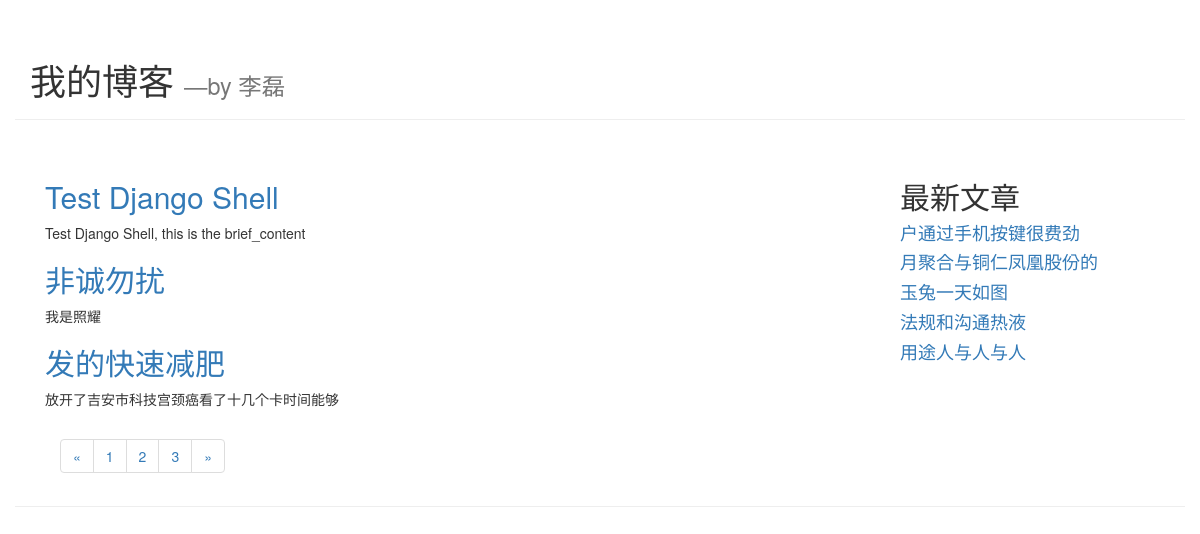
The page /blog/index/ on the database its author committed.
### blog/models.py (models this page shows, shortened)
class Article(models.Model):
    article_id = models.AutoField(primary_key=True)
    title = models.TextField()
    brief_content = models.TextField()
    content = models.TextField()
    publish_date = models.DateTimeField(auto_now=True)

### blog/views.py (the view)
# urls.py: path('index/', views.get_index_page),
def get_index_page(request):
    page = request.GET.get('page')
    if page:
        page = int(page)
    else:
        page = 1
    article_list = Article.objects.all()
    paginator = Paginator(article_list, 3)
    page_article_list = paginator.page(page)
    page_num = paginator.num_pages
    if page_article_list.has_next():
        next_page = page + 1
    else:
        next_page = page
    if page_article_list.has_previous():
        previous_page = page-1
    else:
        previous_page = page
    right_list = Article.objects.order_by('-publish_date')[:5]
    context = {
        'article_list': page_article_list,
        'page_num': range(1, page_num+1),
        'curr_page': page,
        'next_page': next_page,
        'previous_page': previous_page,
        'right_list': right_list
    }
    return render(request, 'blog/index.html', context=context)

### blog/templates/blog/index.html (shortened to what this page needs)
<!DOCTYPE html>
<html lang="en">
<head>
    <link rel="stylesheet" href="https://cdn.jsdelivr.net/npm/bootstrap@3.3.7/dist/css/bootstrap.min.css"
>
</head>
<body>
<div class="container page-header">
    <h1>
        我的博客
        <small>—by 李磊</small>
    </h1>
</div>
<div class="container page-header">
    <div class="col-md-9" role="main">
        <div class="body-main">
            {% for article in article_list %}
                <div>
                    <h2><a href="/blog/detail/{{ article.article_id }}">{{ article.title }}</a></h2>
                    <p>{{ article.brief_content }}</p>
                </div>
            {% endfor %}
        </div>
        <div class="body-footer">
            <div class="col-md-4 col-md-offect-3">
                <nav aria-label="Page navigation">
                    <ul class="pagination">
                        <li>
                            <a href="/blog/index?page={{ previous_page }}" aria-label="Previous">
                                <span aria-hidden="true">&laquo;</span>
                            </a>
                        </li>
                       {% for num in page_num %}
                           <li><a href="/blog/index?page={{ num }}">{{ num }}</a></li>
                       {% endfor %}
                        <li>
                            <a href="/blog/index?page={{ next_page }}" aria-label="Next">
                                <span aria-hidden="true">&raquo;</span>
                            </a>
                        </li>
                    </ul>
                </nav>
            </div>
        </div>
    </div>
    <div class="col-md-3" role="complementary">
        <div>
            <h2>最新文章</h2>
            {% for article in right_list %}
                <h4><a href="/blog/detail/{{ article.article_id }}">{{ article.title }}</a></h4>
            {% endfor %}
        </div>
    </div>
</div>
</body>
</html>

### rows shown on the page
Article: title "Test Django Shell", brief_content "Test Django Shell, this is the brief_content"
Article: title "非诚勿扰", brief_content "我是照耀"
Article: title "发的快速减肥", brief_content "放开了吉安市科技宫颈癌看了十几个卡时间能够"
Article: title "户通过手机按键很费劲"
Article: title "月聚合与铜仁凤凰股份的"
Article: title "玉兔一天如图"
Article: title "法规和沟通热液"
Article: title "用途人与人与人"

### other values the page prints
{{ num }} "1" "2" "3"
